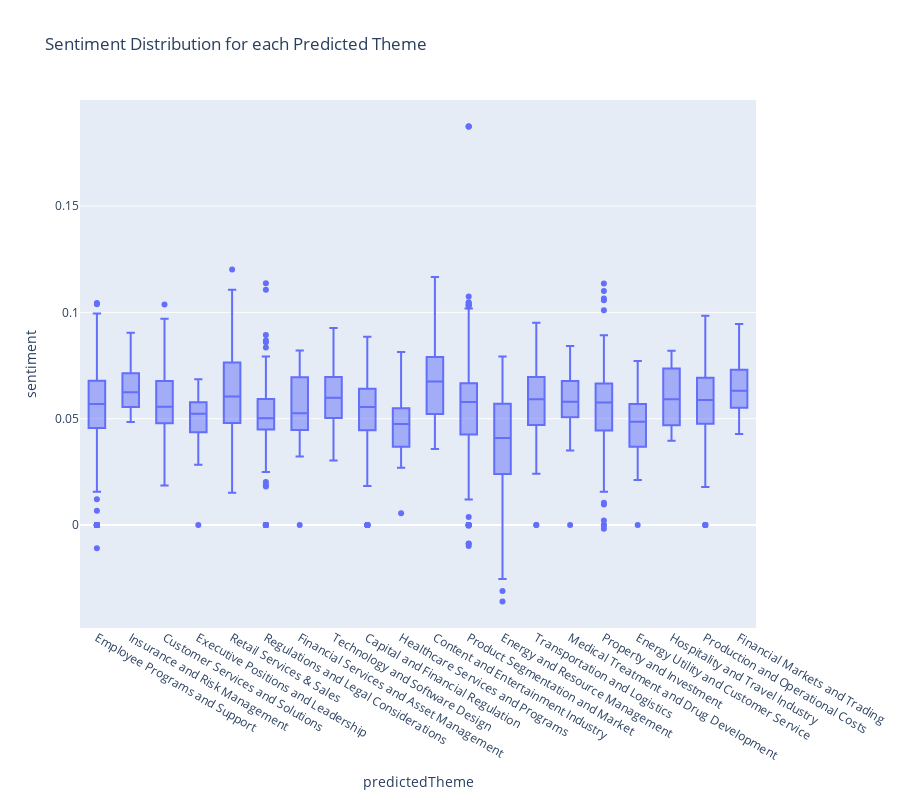

Notebook source saved alongside this figure:
### Code cell
filings_df['sentiment'] = sentiment

fig = px.box(filings_df , x="predictedTheme", y="sentiment", title="Sentiment Distribution for each Predicted Theme")
fig.update_layout(height=800)
fig.show()

### Figure 1 — Plotly figure (JSON) as saved in the notebook; plotly's stock layout.template omitted (floating-point values rounded to 4 significant figures; data arrays with more than 128 entries replaced by an {"elided": "..."} marker saying what was removed)
{"data": [{"alignmentgroup": "True", "hovertemplate": "predictedTheme=%{x}<br>sentiment=%{y}<extra></extra>", "legendgroup": "", "marker": {"color": "#636efa"}, "name": "", "notched": false, "offsetgroup": "", "orientation": "v", "showlegend": false, "type": "box", "x": {"elided": "2420 str values"}, "x0": " ", "xaxis": "x", "y": {"elided": "2420 float values"}, "y0": " ", "yaxis": "y"}], "layout": {"boxmode": "group", "height": 800, "legend": {"tracegroupgap": 0}, "title": {"text": "Sentiment Distribution for each Predicted Theme"}, "xaxis": {"anchor": "y", "domain": [0, 1], "title": {"text": "predictedTheme"}}, "yaxis": {"anchor": "x", "domain": [0, 1], "title": {"text": "sentiment"}}}}
